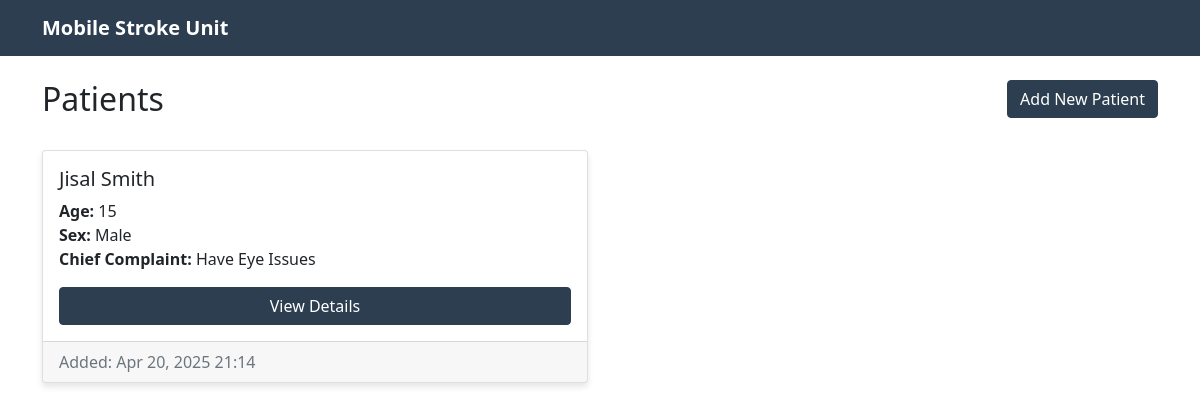
The app's page /core/patients/, older data.
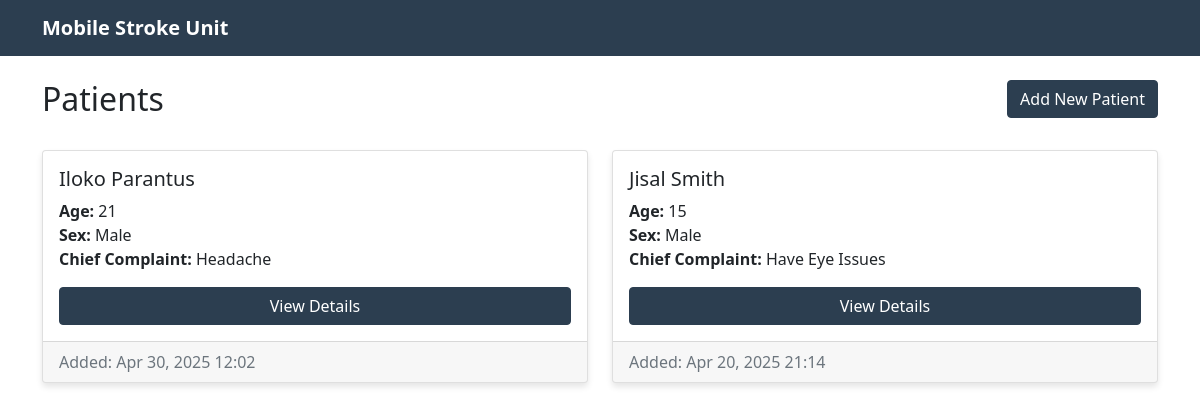
The same page, newer data.
### core/models.py (models this page shows, shortened)
class Patient(models.Model):
    name = models.CharField(max_length=100)
    age = models.IntegerField(validators=[MinValueValidator(0), MaxValueValidator(150)])
    SEX_CHOICES = [
        ('M', 'Male'),
        ('F', 'Female'),
    ]
    sex = models.CharField(max_length=1, choices=SEX_CHOICES)
    chief_complaint = models.TextField()
    medical_history = models.TextField()
    created_at = models.DateTimeField(auto_now_add=True)
    is_critical = models.BooleanField(default=False)

### core/views.py (the view)
# urls.py: path('patients/', views.PatientListView.as_view(), name='patient-list'),
class PatientListView(ListView):
    model = Patient
    template_name = 'core/patient_list.html'
    context_object_name = 'patients'
    ordering = ['-created_at']
    def get_context_data(self, **kwargs):
        context = super().get_context_data(**kwargs)
        context['role'] = self.request.session.get('role')
        context['unread_notifications'] = Notification.objects.filter(is_read=False).count()
        return context

### core/templates/core/patient_list.html (shortened to what this page needs)
{% extends 'core/base.html' %}
{% block content %}
<div class="row mb-4">
    <div class="col">
        <h2>Patients</h2>
    </div>
    <div class="col text-end">
        <a href="{% url 'patient-create' %}" class="btn btn-primary">
             Add New Patient
        </a>
    </div>
</div>
<div class="row">
    {% for patient in patients %}
        <div class="col-md-6 mb-4">
            <div class="card">
                <div class="card-body">
                    <h5 class="card-title">{{ patient.name }}</h5>
                    <p class="card-text">
                        <strong>Age:</strong> {{ patient.age }}<br>
                        <strong>Sex:</strong> {{ patient.get_sex_display }}<br>
                        <strong>Chief Complaint:</strong> {{ patient.chief_complaint|truncatewords:10 }}
                    </p>
                    <div class="d-grid gap-2">
                        <a href="{% url 'patient-detail' patient.pk %}" class="btn btn-primary">View Details</a>
                    </div>
                </div>
                <div class="card-footer text-muted">
                    Added: {{ patient.created_at|date:"M d, Y H:i" }}
                </div>
            </div>
        </div>
    {% empty %}
        <div class="col">
            <div class="alert alert-info">
                No patients have been added yet.
            </div>
        </div>
    {% endfor %}
</div>
{% endblock %}

### core/templates/core/base.html (shortened to what this page needs)
{% load static %}
<!DOCTYPE html>
<html lang="en">
<head>
    <link href="https://cdn.jsdelivr.net/npm/bootstrap@5.1.3/dist/css/bootstrap.min.css" rel="stylesheet">
    <link rel="stylesheet" href="https://cdn.jsdelivr.net/npm/bootstrap-icons@1.7.2/font/bootstrap-icons.css">
</head>
<body>
    <nav class="navbar navbar-expand-lg navbar-dark mb-4">
        <div class="container">
            <a class="navbar-brand" href="{% url 'role-select' %}">Mobile Stroke Unit</a>
        </div>
    </nav>
    <div class="container">
        {% block content %}
        {% endblock %}
    </div>
</body>
</html>

### core/templates/core/base.html (style rules this page uses)
.navbar { background-color: #2c3e50; }
.navbar-brand { color: white !important; font-weight: bold; }
.card { box-shadow: 0 4px 6px rgba(0,0,0,0.1); margin-bottom: 20px; }
.btn-primary { background-color: #2c3e50; border-color: #2c3e50; }

Row changes from the older to the newer data that the page shows:
added Patient: name "Iloko Parantus", age "21", sex "Male", chief_complaint "Headache", created_at "Apr 30, 2025 12:02"
